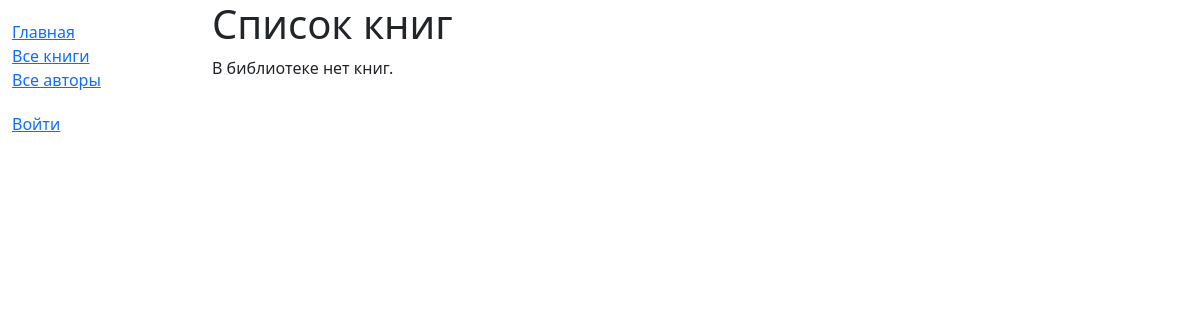
Page /catalog/books/ on the earlier database version.
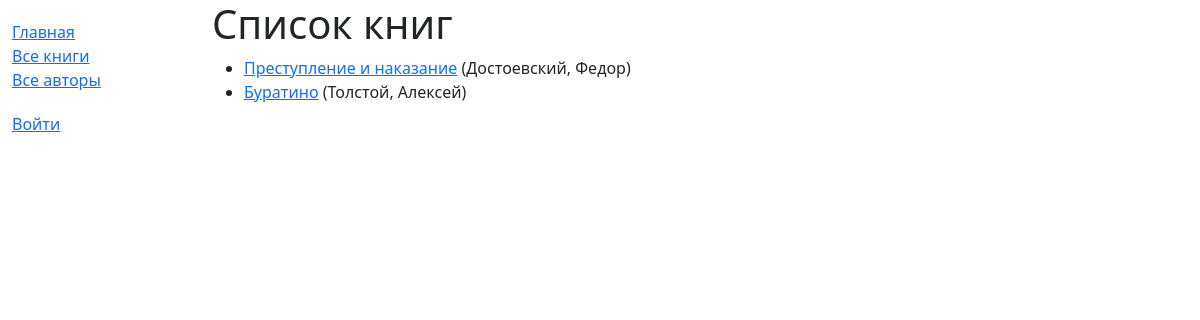
Same page on the later database version.
### catalog/models.py (models this page shows, shortened)
class Book(models.Model):
    title = models.CharField(max_length=200)
    author = models.ForeignKey('Author', on_delete=models.RESTRICT, null=True)
    summary = models.TextField(
        max_length=1000,
        help_text='Введите краткое описание книги'
    )
    isbn = models.CharField(
        'ISBN',
        max_length=13,
        unique=True,
        help_text='13 символов <a href="https://www.isbn-international.org/content/what-isbn">ISBN номера</a>'
    )
    genre = models.ManyToManyField(Genre, help_text='Выберите жанр для этой книги')
    language = models.ForeignKey('Language', on_delete=models.SET_NULL, null=True)
    def get_absolute_url(self):
        return reverse('book-detail', args=[str(self.id)])

class Author(models.Model):
    first_name = models.CharField(max_length=100)
    last_name = models.CharField(max_length=100)
    date_of_birth = models.DateField(null=True, blank=True)
    date_of_death = models.DateField('Умер', null=True, blank=True)
    class Meta:
        ordering = ['last_name', 'first_name']
    def __str__(self):
        return f'{self.last_name}, {self.first_name}'

### catalog/views.py (the view)
# urls.py: path('books/', views.BookListView.as_view(), name='books'),
class BookListView(generic.ListView):
    model = Book
    paginate_by = 10

### catalog/templates/catalog/book_list.html
{% extends "base_generic.html" %}
{% block content %}
  <h1>Список книг</h1>
  {% if book_list %}
    <ul>
      {% for book in book_list %}
      <li>
        <a href="{{ book.get_absolute_url }}">{{ book.title }}</a>
        ({{ book.author }})
      </li>
      {% endfor %}
    </ul>
  {% else %}
    <p>В библиотеке нет книг.</p>
  {% endif %}
{% endblock %}

Differences in the rows shown:
added Book: title "Преступление и наказание", author "Достоевский, Федор"
added Book: title "Буратино", author "Толстой, Алексей"
Other differences:
text no longer shown: "В библиотеке нет книг."
